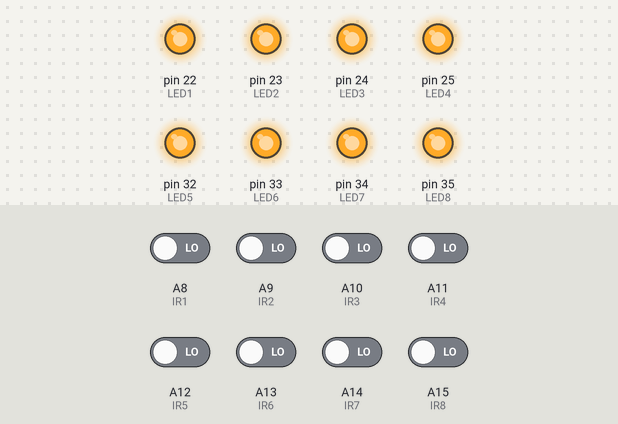
Recording of a sketch running on a simulated Arduino Mega 2560, built with avr-gcc and run on an emulated ATmega2560. Shown: output pins drawn as LEDs (lit = HIGH). Inputs (shaded band) come from the test bench; at power-on: A8 (IR1), A9 (IR2), A10 (IR3), A11 (IR4), A12 (IR5), A13 (IR6), A14 (IR7), A15 (IR8) LOW.

Above: at 1.2 s.
1.3 s: A8 (IR1) driven HIGH
At 1.6 s:
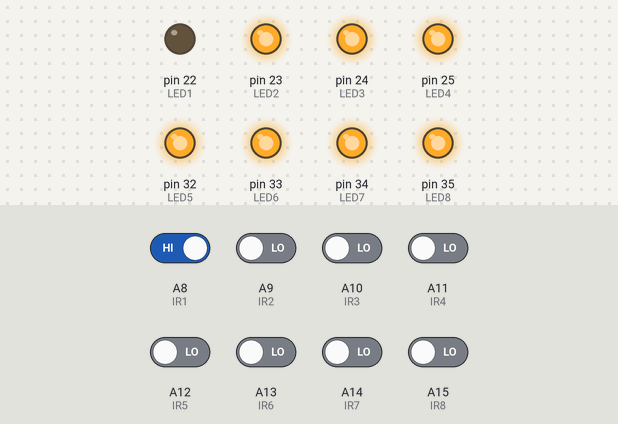
2.8 s: A9 (IR2) driven HIGH
At 4.0 s:
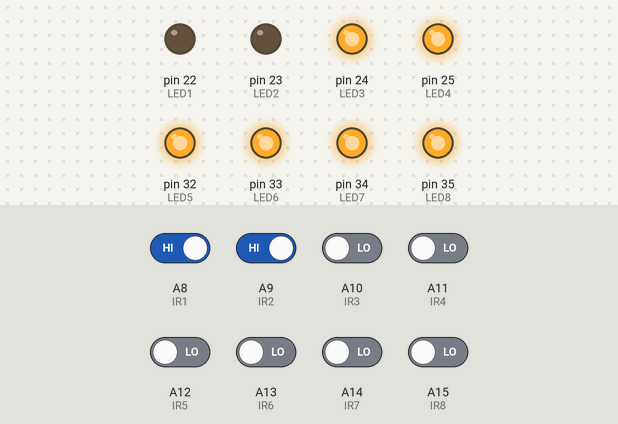
4.3 s: A10 (IR3) driven HIGH
At 5.1 s:
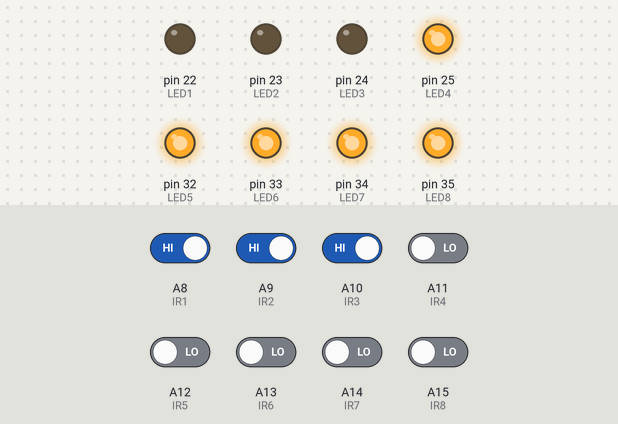
5.8 s: A11 (IR4) driven HIGH
At 6.3 s:
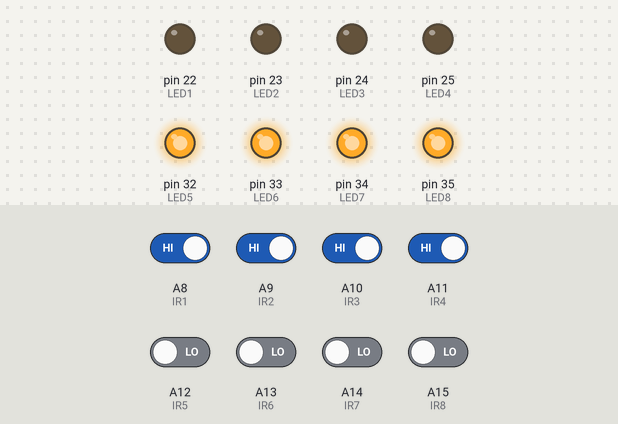
7.3 s: A12 (IR5) driven HIGH
At 8.5 s:
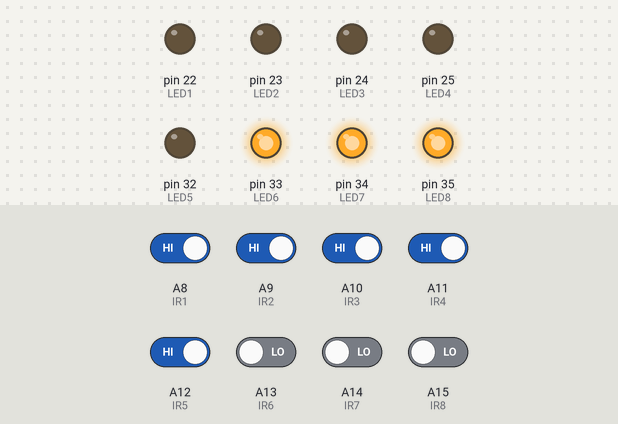
8.8 s: A13 (IR6) driven HIGH
At 9.8 s:
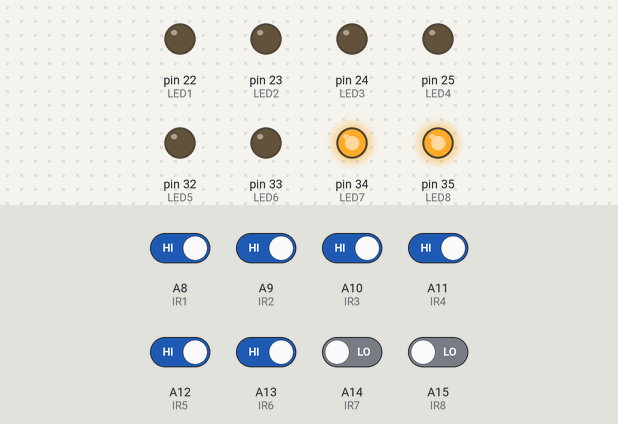
Timing chart, 0 to 11.3 s (numbered marks = the images above; inputs shaded):
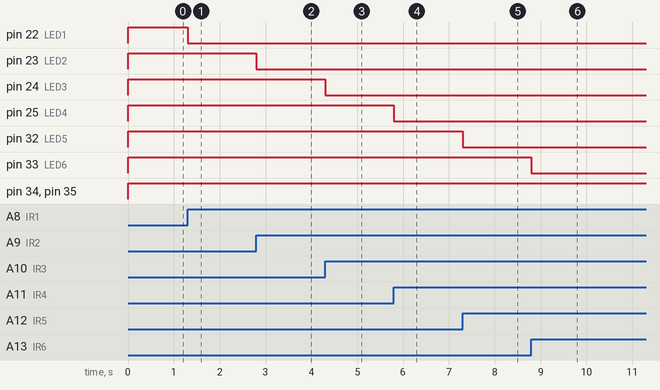

The sketch:

dynamic_line_tracing.ino
```cpp
/*
  INNOVATOR INTERNATIONAL (PVT)LTD.
  https://www.innovator.lk/
  -------------------------------------------------------------------
  Development Platform : Dynamic 1.0
  (mobile robot development platform)
  -------------------------------------------------------------------
  TCRT5000 Line Following Sensors Example.
  -------------------------------------------------------------------
  Hardware setup :
  The line tracing sensors and the LEDs are allready
  mapped and connected to the Arduino board.
  PINs are as follows :

  LINE TRACING SENSOR 1: connected to Arduino analog PIN -> 8(A8)
  LINE TRACING SENSOR 2: connected to Arduino analog PIN -> 9(A9)
  LINE TRACING SENSOR 3: connected to Arduino analog PIN -> 10(A10)
  LINE TRACING SENSOR 4: connected to Arduino analog PIN -> 11(A11)
  LINE TRACING SENSOR 5: connected to Arduino analog PIN -> 12(A12)
  LINE TRACING SENSOR 6: connected to Arduino analog PIN -> 13(A13)
  LINE TRACING SENSOR 7: connected to Arduino analog PIN -> 14(A14)
  LINE TRACING SENSOR 8: connected to Arduino analog PIN -> 15(A15)
  -------------------------------------------------------------------
  PINs of the LEDs(these LEDs are already connected and mapped)
  that are used to indicate the line tracing sensors are follows :

  LED 1 PIN connected to Arduino digital PIN -> 22(D22)
  LED 1 PIN connected to Arduino digital PIN -> 23(D23)
  LED 1 PIN connected to Arduino digital PIN -> 24(D24)
  LED 1 PIN connected to Arduino digital PIN -> 25(D25)
  LED 1 PIN connected to Arduino digital PIN -> 32(D32)
  LED 1 PIN connected to Arduino digital PIN -> 33(D33)
  LED 1 PIN connected to Arduino digital PIN -> 34(D34)
  LED 1 PIN connected to Arduino digital PIN -> 35(D35)
  -------------------------------------------------------------------
  23 march 2021
*/

int IR1 = A8; // the number of the Arduino PIN, that line tracing sensor 1 is connected to.
int IR2 = A9; // the number of the Arduino PIN, that line tracing sensor 2 is connected to.
int IR3 = A10;// the number of the Arduino PIN, that line tracing sensor 3 is connected to.
int IR4 = A11;// the number of the Arduino PIN, that line tracing sensor 4 is connected to.
int IR5 = A12;// the number of the Arduino PIN, that line tracing sensor 5 is connected to.
int IR6 = A13;// the number of the Arduino PIN, that line tracing sensor 6 is connected to.
int IR7 = A14;// the number of the Arduino PIN, that line tracing sensor 7 is connected to.
int IR8 = A15;// the number of the Arduino PIN, that line tracing sensor 8 is connected to.

int LED1 = 22;// the number of the Arduino PIN, that LED 1 is connected to.
int LED2 = 23;// the number of the Arduino PIN, that LED 2 is connected to.
int LED3 = 24;// the number of the Arduino PIN, that LED 3 is connected to.
int LED4 = 25;// the number of the Arduino PIN, that LED 4 is connected to.
int LED5 = 32;// the number of the Arduino PIN, that LED 5 is connected to.
int LED6 = 33;// the number of the Arduino PIN, that LED 6 is connected to.
int LED7 = 34;// the number of the Arduino PIN, that LED 7 is connected to.
int LED8 = 35;// the number of the Arduino PIN, that LED 8 is connected to.

int s1, s2, s3, s4, s5 , s6, s7, s8; // creating few variables to hold the each line tracing sensor value.

void setup() {

  //making all PINs connected as line tracing sensors to be input's.
  pinMode(IR1, INPUT);
  pinMode(IR2, INPUT);
  pinMode(IR3, INPUT);
  pinMode(IR4, INPUT);
  pinMode(IR5, INPUT);
  pinMode(IR6, INPUT);
  pinMode(IR7, INPUT);
  pinMode(IR8, INPUT);

  //making all LED PINs as outputs.
  pinMode(LED1, OUTPUT);
  pinMode(LED2, OUTPUT);
  pinMode(LED3, OUTPUT);
  pinMode(LED4, OUTPUT);
  pinMode(LED5, OUTPUT);
  pinMode(LED6, OUTPUT);
  pinMode(LED7, OUTPUT);
  pinMode(LED8, OUTPUT);

}

void loop() {
  //reading each line tracing sensors to variables.
  s1 = digitalRead(IR1);
  s2 = digitalRead(IR2);
  s3 = digitalRead(IR3);
  s4 = digitalRead(IR4);
  s5 = digitalRead(IR5);
  s6 = digitalRead(IR6);
  s7 = digitalRead(IR7);
  s8 = digitalRead(IR8);

  //check the variable values and turning on off corrosponding LED's.

  if (s1) {
    digitalWrite(LED1, LOW);
  } else {
    digitalWrite(LED1, HIGH);
  }

  if (s2) {
    digitalWrite(LED2, LOW);
  } else {
    digitalWrite(LED2, HIGH);
  }

  if (s3) {
    digitalWrite(LED3, LOW);
  } else {
    digitalWrite(LED3, HIGH);
  }

  if (s4) {
    digitalWrite(LED4, LOW);
  } else {
    digitalWrite(LED4, HIGH);
  }

  if (s5) {
    digitalWrite(LED5, LOW);
  } else {
    digitalWrite(LED5, HIGH);
  }

  if (s6) {
    digitalWrite(LED6, LOW);
  } else {
    digitalWrite(LED6, HIGH);
  }

  if (s7) {
    digitalWrite(LED7, LOW);
  } else {
    digitalWrite(LED7, HIGH);
  }

  if (s8) {
    digitalWrite(LED8, LOW);
  } else {
    digitalWrite(LED8, HIGH);
  }
}
```

Measured:
- after the input at 1.3 s, pin 22 (LED1): HIGH → LOW at once
- after the input at 2.8 s, pin 23 (LED2): HIGH → LOW at once
- after the input at 4.3 s, pin 24 (LED3): HIGH → LOW at once
- after the input at 5.8 s, pin 25 (LED4): HIGH → LOW at once
- after the input at 7.3 s, pin 32 (LED5): HIGH → LOW at once
- after the input at 8.8 s, pin 33 (LED6): HIGH → LOW at once
